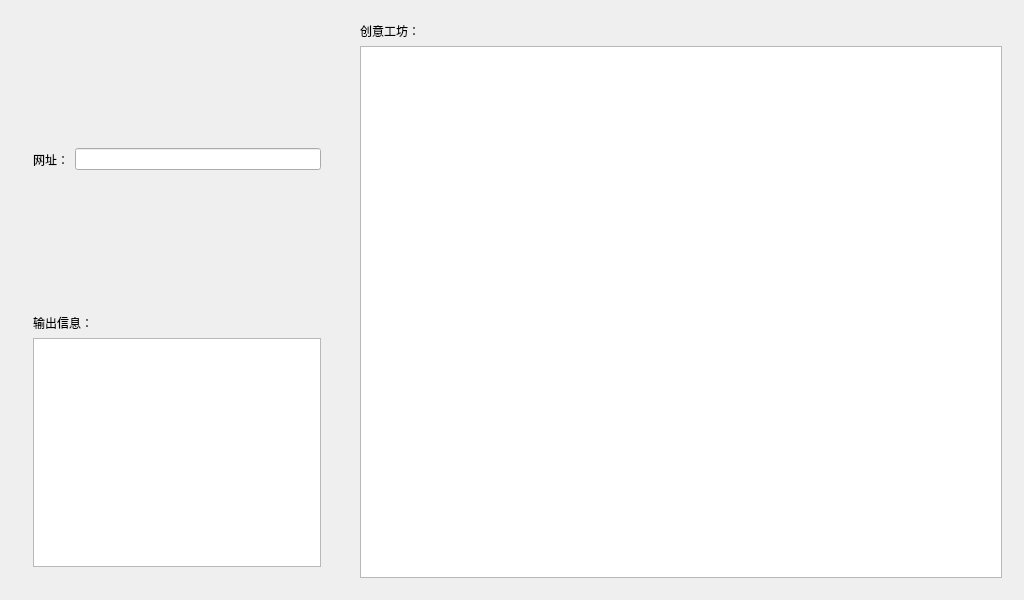
<?xml version="1.0" encoding="UTF-8"?>
<ui version="4.0">
 <class>SteamWorkshopTool</class>
 <widget class="QWidget" name="SteamWorkshopTool">
  <property name="geometry">
   <rect>
    <x>0</x>
    <y>0</y>
    <width>1024</width>
    <height>600</height>
   </rect>
  </property>
  <property name="windowTitle">
   <string>SteamWorkshopTool</string>
  </property>
  <layout class="QHBoxLayout" name="horizontalLayout_2" stretch="1,2">
   <item>
    <widget class="QWidget" name="widget_3" native="true">
     <layout class="QVBoxLayout" name="verticalLayout_2" stretch="1,1">
      <item>
       <widget class="QWidget" name="widget" native="true">
        <layout class="QHBoxLayout" name="horizontalLayout">
         <item>
          <widget class="QLabel" name="label">
           <property name="text">
            <string>网址：</string>
           </property>
          </widget>
         </item>
         <item>
          <widget class="QLineEdit" name="lineEdit"/>
         </item>
        </layout>
       </widget>
      </item>
      <item>
       <widget class="QWidget" name="widget_4" native="true">
        <layout class="QVBoxLayout" name="verticalLayout">
         <item>
          <widget class="QLabel" name="label_2">
           <property name="text">
            <string>输出信息：</string>
           </property>
          </widget>
         </item>
         <item>
          <widget class="QTextBrowser" name="textBrowser"/>
         </item>
        </layout>
       </widget>
      </item>
     </layout>
    </widget>
   </item>
   <item>
    <widget class="QWidget" name="widget_2" native="true">
     <layout class="QVBoxLayout" name="verticalLayout_3">
      <item>
       <widget class="QLabel" name="label_3">
        <property name="text">
         <string>创意工坊：</string>
        </property>
       </widget>
      </item>
      <item>
       <widget class="QListWidget" name="listWidget"/>
      </item>
     </layout>
    </widget>
   </item>
  </layout>
 </widget>
 <layoutdefault spacing="6" margin="11"/>
 <resources/>
 <connections/>
</ui>
